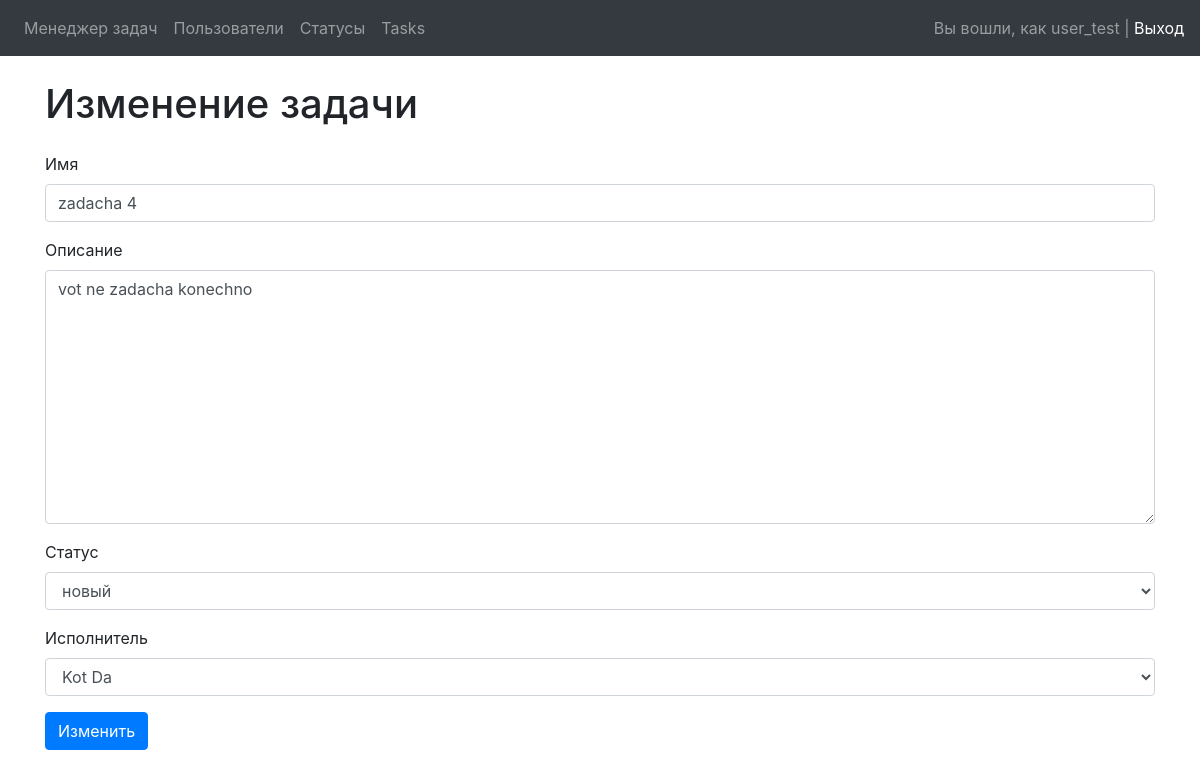
/tasks/4/update/ (signed in), run on the app's committed database.
### users/models.py (models this page shows)
class MyUser(AbstractUser):
    def __str__(self):
        return self.get_full_name()
    class Meta:
        verbose_name = 'User'
        verbose_name_plural = 'Users'

### tasks/models.py (models this page shows, shortened)
class Task(models.Model):
    name = models.CharField(max_length=150, unique=True, null=False, blank=False, verbose_name='Имя')
    description = models.TextField(blank=True, verbose_name='Описание')
    status = models.ForeignKey(Status, on_delete=models.PROTECT, verbose_name='Статус')
    author = models.ForeignKey(MyUser, on_delete=models.PROTECT, verbose_name='Автор', related_name='authors')
    executor = models.ForeignKey(MyUser, on_delete=models.PROTECT, blank=True, null=True, verbose_name='Исполнитель', related_name='executors')
    created_at = models.DateTimeField(auto_now_add=True, verbose_name='Дата создания')
    class Meta:
        verbose_name = 'Task'
        verbose_name_plural = 'Tasks'

### statuses/models.py (models this page shows)
class Status(models.Model):
    name = models.CharField(max_length=50, unique=True, null=False, verbose_name='Имя')
    created_at = models.DateTimeField(auto_now_add=True, verbose_name='Дата создания')
    def __str__(self):
        return self.name
    class Meta:
        verbose_name = 'Status'
        verbose_name_plural = 'Statuses'

### tasks/views.py (the view)
# urls.py: path('tasks/<int:pk>/update/', UpdateTask.as_view(), name='task_update'),
class UpdateTask(LoginRequiredMixin, SuccessMessageMixin, UpdateView):
    model = Task
    form_class = TaskForm
    template_name = 'tasks/task_update.html'
    success_url = '/tasks/'
    success_message = 'Задача успешно изменена'

### tasks/forms.py
class TaskForm(forms.ModelForm):
    name = forms.CharField(label='Имя', error_messages={'unique': 'Задача с таким именем уже существует!'} ,
                           widget=forms.TextInput(attrs={'class': 'form-control', 'autocomplete': 'off'}))
    class Meta:
        model = Task
        fields = ['name', 'description', 'status', 'executor']

### tasks/templates/tasks/task_update.html (shortened to what this page needs)
{% extends 'base.html' %}
{% load bootstrap4 %}
{% load i18n %}
{% block content %}
  <div class="container wrapper flex-grow-1">
    <h1 class="my-4">Изменение задачи</h1>
    <form method="post">
      {% bootstrap_form form %}
      <div class="form-group">
        <button type="submit" class="btn btn-primary">Изменить</button>
      </div>
    </form>
  </div>
{% endblock %}

### task_manager/templates/inc/_nav.html (shortened to what this page needs)
{% load i18n %}
<nav class="navbar navbar-expand-lg navbar-dark bg-dark">
    <div class="collapse navbar-collapse" id="navbarSupportedContent">
        {% if user.is_authenticated %}
            <ul class="navbar-nav mr-auto">
                <li class="nav-item"><a class="nav-link" href="{% url 'home' %}">{% trans 'Task manager' %}</a></li>
                <li class="nav-item"><a class="nav-link" href="{% url 'users_list' %}">{% trans 'Users' %}</a></li>
                <li class="nav-item"><a class="nav-link" href="{% url 'status_list' %}">{% trans 'Statuses' %}</a></li>
                <li class="nav-item"><a class="nav-link" href="{% url 'task_list' %}">{% trans 'Tasks' %}</a></li>
            </ul>
            <span class="navbar-text">
                Вы вошли, как {{ user.username }} | <a href="{% url 'logout' %}">{% trans 'Logout' %}</a>
            </span>
            {% endif %}
    </div>
</nav>

### data on the page
MyUser: username "user_test"
Task: name "zadacha 4", description "vot ne zadacha konechno", status "новый", executor "Kot Da"
